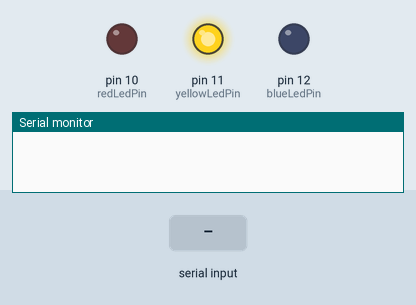
Recording of a sketch running on a simulated Arduino Uno, built with avr-gcc and run on an emulated ATmega328P. Shown: output pins drawn as LEDs (lit = HIGH), the last lines printed to the serial monitor. The test bench sets the inputs (shaded band).

Above: at 1.2 s.
1.3 s: "BLUE_ON\n" received over Serial
At 2.5 s:
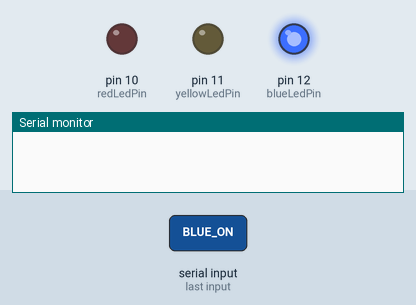
2.8 s: "RED_ON\n" received over Serial
At 4.8 s:
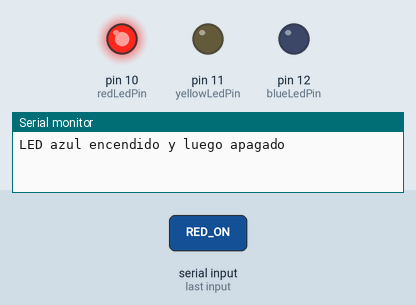
Timing chart, 0 to 8.8 s (numbered marks = the images above; inputs shaded):
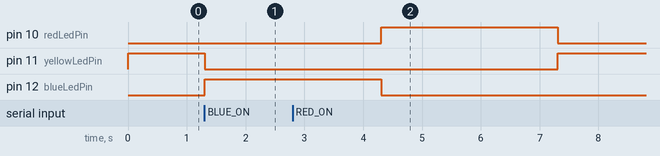

Measured:
- after the input at 1.3 s, pin 11 (yellowLedPin): HIGH → LOW at once; pin 12 (blueLedPin): LOW → HIGH at once
- after the input at 2.8 s, pin 10 (redLedPin): LOW → HIGH after 1.5 s, → LOW 3.0 s later; pin 11 (yellowLedPin): LOW → HIGH after 4.5 s instead of 1.5 s

The sketch:

LucesRF.ino
```cpp
const int blueLedPin = 12;  // Pin del LED azul
const int yellowLedPin = 11;  // Pin del LED amarillo
const int redLedPin = 10;  // Pin del LED rojo
unsigned long ledOnDuration = 3000;  // Duración en milisegundos que el LED permanecerá encendido

void setup() {
  pinMode(blueLedPin, OUTPUT);
  pinMode(yellowLedPin, OUTPUT);
  pinMode(redLedPin, OUTPUT);
  Serial.begin(9600);  // Inicia la comunicación serial a 9600 baudios

  digitalWrite(yellowLedPin, HIGH);  // Enciende el LED amarillo al inicio
}

void loop() {
  if (Serial.available() > 0) {
    String command = Serial.readStringUntil('\n');  // Lee el mensaje hasta el final de la línea

    if (command == "BLUE_ON") {
      digitalWrite(yellowLedPin, LOW);  // Apaga el LED amarillo
      digitalWrite(blueLedPin, HIGH);  // Enciende el LED azul
      delay(ledOnDuration);  // Espera durante la duración especificada
      digitalWrite(blueLedPin, LOW);  // Apaga el LED azul
      digitalWrite(yellowLedPin, HIGH);  // Vuelve a encender el LED amarillo
      Serial.println("LED azul encendido y luego apagado");
    } else if (command == "RED_ON") {
      digitalWrite(yellowLedPin, LOW);  // Apaga el LED amarillo
      digitalWrite(redLedPin, HIGH);  // Enciende el LED rojo
      delay(ledOnDuration);  // Espera durante la duración especificada
      digitalWrite(redLedPin, LOW);  // Apaga el LED rojo
      digitalWrite(yellowLedPin, HIGH);  // Vuelve a encender el LED amarillo
      Serial.println("LED rojo encendido y luego apagado");
    }
  }
}
```
